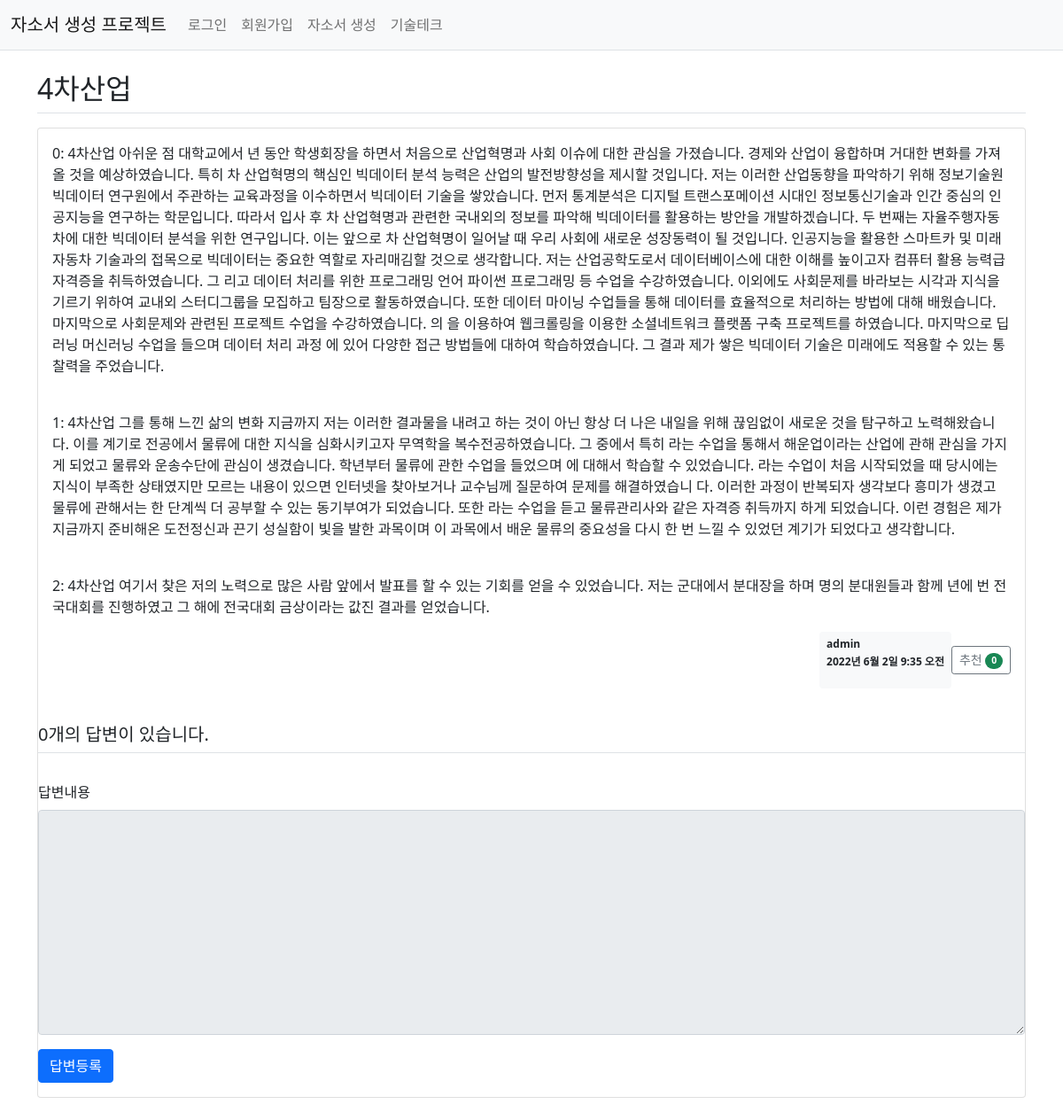
The page /test/22/ on the database its author committed.
### test/models.py (models this page shows)
class Question(models.Model):
    author = models.ForeignKey(User, on_delete=models.CASCADE, related_name='author_question')
    subject = models.CharField(max_length=100)
    content = models.TextField()
    modify_date = models.DateTimeField(null=True, blank=True) # 수정일자
    create_date = models.DateTimeField()
    voter = models.ManyToManyField(User, related_name='voter_question')

### test/views/base_views.py (the view)
def detail(request, question_id):
    question = get_object_or_404(Question, pk=question_id)
    context = {'question': question}
    return render(request, 'test/question_detail.html',context)

### test/templatetags/test_filter.py (called while the page is built)
@register.filter()
def mark(value):
    extensions = ["nl2br", "fenced_code"]
    return mark_safe(markdown.markdown(value, extensions=extensions))

### templates/test/question_detail.html (shortened to what this page needs)
{% extends 'base.html' %}
{% load test_filter %}
{% block content %}
{% load static %}
<div class="container my-3">
    <h2 class="border-bottom py-2">{{ question.subject }}</h2>
    <div class="card my-3">
        <div class="card-body">
            <div class="card-text" style="white-space: pre-line;">{{ question.content|mark }}</div>
            <div class="d-flex justify-content-end">
                <div class="badge bg-light text-dark p-2 text-start">
                <div class="mb-2">{{ question.author.username }}</div>
                <div>{{ question.create_date }}</div>
            </div>
            <div class="my-3">
                <a href="javascript:void(0)" data-uri="{% url 'test:question_vote' question.id  %}"
                class="recommend btn btn-sm btn-outline-secondary"> 추천
                <span class="badge rounded-pill bg-success">{{question.voter.count}}</span>
                </a>
            </div>
        </div>
    </div>
    <h5 class="border-bottom my-3 py-2">{{question.answer_set.count}}개의 답변이 있습니다.</h5>
    <form action="{% url 'test:answer_create' question.id %}" method="post" class="my-3">
        <div class="mb-3">
            <label for="content" class="form-label">답변내용</label>
            <textarea {% if not user.is_authenticated %}disabled{% endif %}
                      name="content" id="content" class="form-control" rows="10"></textarea>
        </div>
        <input type="submit" value="답변등록" class="btn btn-primary">
    </form>
</div>
{% endblock %}

### rows shown on the page
Question: subject "4차산업", content|mark "0: 4차산업 아쉬운 점 대학교에서 년 동안 학생회장을 하면서 처음으로 산업혁명과 사회 이슈에 대한 관심을 가졌습니다. 경제와 산업이 융합하며 거대한 변화를 가져올 것을 예상하였습니다. 특히 차 산업혁명의 핵심인 빅데이터 분석 능력은 산업의 발전방향성을 제시할 것입니다. 저는 이러한 산업동향을 파악하기 위해 정보기술원 빅데이터 연구원에서 주관하는 교육과정을 이수하면서 빅데이터 기술을 쌓았습니다. 먼저 통계분석은 디지털 트랜스포메이션 시대인 정보통신기술과 인간 중심의 인공지능을 연구하는 학문입니다. 따라서 입사 후 차 산업혁명과 관련한 국내외의 정보를 파악해 빅데이터를 활용하는 방안을 개발하겠습니다. 두 번째는 자율주행자동차에 대한 빅데이터 분석을 위한 연구입니다. 이는 앞으로 차 산업혁명이 일어날 때 우리 사회에 새로운 성장동력이 될 것입니다. 인공지능을 활용한 스마트카 및 미래 자동차 기술과의 접목으로 빅데이터는 중요한 역할로 자리매김할 것으로 생각합니다. 저는 산업공학도로서 데이터베이스에 대한 이해를 높이고자 컴퓨터 활용 능력급 자격증을 취득하였습니다. 그 리고 데이터 처리를 위한 프로그래밍 언어 파이썬 프로그래밍 등 수업을 수강하였습니다. 이외에도 사회문제를 바라보는 시각과 지식을 기르기 위하여 교내외 스터디그룹을 모집하고 팀장으로 활동하였습니다. 또한 데이터 마이닝 수업들을 통해 데이터를 효율적으로 처리하는 방법에 대해…", author.username "admin", create_date "2022년 6월 2일 9:35 오전", voter.count "0", answer_set.count "0"
